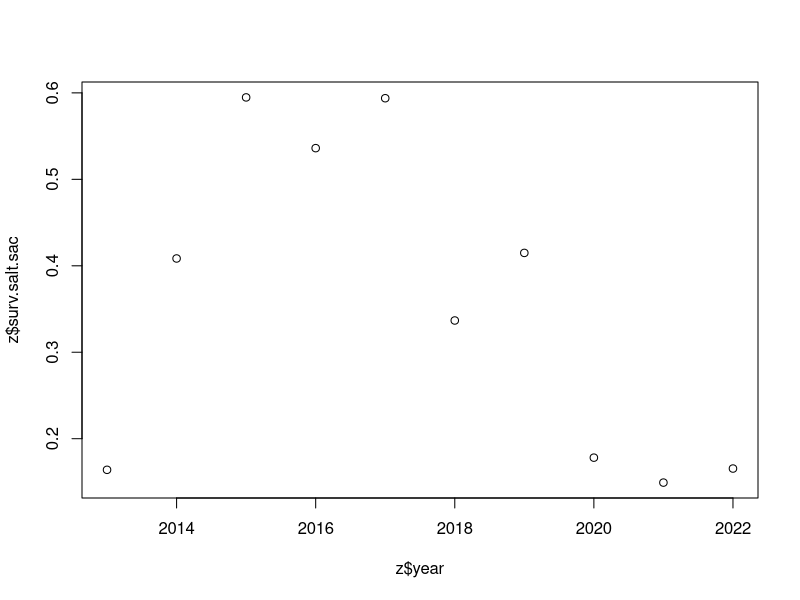

Source code (R):
## ---- chunk 1
knitr::opts_chunk$set(echo = TRUE)
## ---- chunk 2
##Performs the natural-origin JPE forecast, assuming Method 2 from
##O'Farrell et al. 2018. SFEWS.
#Modeled after JPE2020round.m2 for BY 2020 JPE estimate

#working directory is"C:\Users\barbara.byrne\Documents\Winter run JPE\BY2022\JPEBY2022final"
#setwd("~/Winter run JPE/BY2022/JPEBY2022final") 


##==============================================================================
## User inputs

JPI <- 311058                         #fry-equivalent JPI (based on actual through 12/31/22 + extrapolated value;including genetics;
                                      #received in updated JPE letter from Tracy Grimes on 1/6/23.)
V.JPI <-452638929                     #fry-equivalent JPI variance, received from Bill Poytress on 1/6/23
                                        
##------------------------------------------------------------------------------

f.hat <- 0.4946                         #fry-to-smolt survival rate (received from Mike O'Farrell on 12/1/22); unrounded value is 0.4946498
V.f <- 0.006719416                       #fry-to-smolt survival rate variance (received from Mike O'Farrell on 12/1/22)

##==============================================================================
## Smolt survival rates

z <- read.table("survsacby2022.csv", header=T, sep=",")

vwm <- function(s, V){                  #function for variance-weighted mean
    inv.var <- 1 / V                    #survival rate and the variance of that
    w <- inv.var / sum(inv.var)         #survival rate
    s.mean <- sum(s * w)
    s.var <- 1 / sum(inv.var)

    list(   surv = s.mean,
          v.surv = s.var   )
}

## Natural-origin
s.nat <- z$surv.salt.sac                #CJS-estimated surv rates (salt-sac)
V.s.nat <- z$SE.salt.sac^2              #variances of s.nat

s.nat.mean <- vwm(s.nat, V.s.nat)$surv
s.nat.var  <- vwm(s.nat, V.s.nat)$v.surv
round.s.nat.mean<-round(s.nat.mean, 4) #force to 4 digits after decimal

## Hatchery-origin
s.hat <- z$surv.redding.sac             #CJS-estimated surv rates (redding-sac)
V.s.hat <- z$SE.redding.sac^2           #variances of s.hat

s.hat.mean <- vwm(s.hat, V.s.hat)$surv
s.hat.var  <- vwm(s.hat, V.s.hat)$v.surv

##==============================================================================
## Forecast natural-origin JPE

JPE <- JPI * f.hat * round(s.nat.mean, 4) #JPE forecast
                                          #enforce 4 sig digits for surv rate

V.JPE <- (JPI^2 - V.JPI) *              #JPE variance (Gray 1999)
    ((f.hat^2 * s.nat.var) + (round.s.nat.mean^2 * V.f) - (V.f * s.nat.var)) +
        (f.hat^2 * round.s.nat.mean^2 * V.JPI)

sd.JPE <- sqrt(V.JPE)                   #JPE standard deviation

lci <- JPE - (1.96 * sd.JPE)            #lower 95% confidence interval
uci <- JPE + (1.96 * sd.JPE)            #upper 95% confidence interval

##==============================================================================
## Output results

options(scipen=999)

sink("JPEBY2022final.forecast.out")

cat(paste("JPI                  ", round(JPI,0)        , sep=" "), "\n")
cat(paste("natural surv rate    ", round(s.nat.mean, 4), sep=" "), "\n")
cat(paste("V natural surv rate  ",       s.nat.var     , sep=" "), "\n")
cat(paste("f.hat                ", round(f.hat, 4)     , sep=" "), "\n")
cat(paste("JPE                  ", round(JPE,0)        , sep=" "), "\n")
cat(paste("V JPE                ", round(V.JPE)        , sep=" "), "\n")
cat(paste("sd JPE               ", round(sd.JPE)       , sep=" "), "\n")
cat(paste("L.95                 ", round(lci, 0)       , sep=" "), "\n")
cat(paste("U.95                 ", round(uci, 0)       , sep=" "), "\n")
cat(paste("hatchery surv rate   ", round(s.hat.mean, 4), sep=" "), "\n")
cat(paste("V hatchery surv rate ",       s.hat.var     , sep=" "), "\n")

sink()
## ---- chunk 3
z <- read.table("survsacby2022.csv", header=T, sep=",")
plot(z$year,z$surv.salt.sac)
